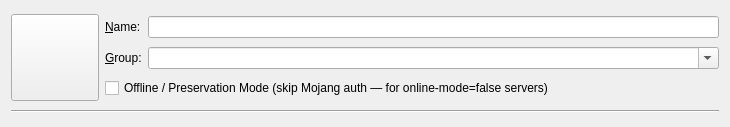
<?xml version="1.0" encoding="UTF-8"?>
<ui version="4.0">
 <class>NewInstanceDialog</class>
 <widget class="QDialog" name="NewInstanceDialog">
  <property name="windowModality">
   <enum>Qt::ApplicationModal</enum>
  </property>
  <property name="geometry">
   <rect>
    <x>0</x>
    <y>0</y>
    <width>730</width>
    <height>127</height>
   </rect>
  </property>
  <property name="windowTitle">
   <string>New Instance</string>
  </property>
  <property name="windowIcon">
   <iconset>
    <normaloff>:/icons/toolbar/new</normaloff>:/icons/toolbar/new</iconset>
  </property>
  <property name="modal">
   <bool>true</bool>
  </property>
  <layout class="QVBoxLayout" name="verticalLayout">
   <item>
    <layout class="QGridLayout" name="gridLayout_2">
     <item row="1" column="2">
      <widget class="QComboBox" name="groupBox">
       <property name="editable">
        <bool>true</bool>
       </property>
      </widget>
     </item>
     <item row="1" column="1">
      <widget class="QLabel" name="groupLabel">
       <property name="text">
        <string>&amp;Group:</string>
       </property>
       <property name="buddy">
        <cstring>groupBox</cstring>
       </property>
      </widget>
     </item>
     <item row="0" column="2">
      <widget class="QLineEdit" name="instNameTextBox">
       <property name="maxLength">
        <number>128</number>
       </property>
      </widget>
     </item>
     <item row="0" column="1">
      <widget class="QLabel" name="nameLabel">
       <property name="text">
        <string>&amp;Name:</string>
       </property>
       <property name="buddy">
        <cstring>instNameTextBox</cstring>
       </property>
      </widget>
     </item>
     <item row="0" column="0" rowspan="3">
      <widget class="QToolButton" name="iconButton">
       <property name="iconSize">
        <size>
         <width>80</width>
         <height>80</height>
        </size>
       </property>
      </widget>
     </item>
     <item row="2" column="1" colspan="2">
      <widget class="QCheckBox" name="skipAuthCheckBox">
       <property name="text">
        <string>Offline / Preservation Mode (skip Mojang auth — for online-mode=false servers)</string>
       </property>
       <property name="toolTip">
        <string>When enabled, this instance launches without contacting Mojang servers.
Works with online-mode=false servers and LAN play.
Does NOT work on servers that require authentication (online-mode=true).</string>
       </property>
      </widget>
     </item>
    </layout>
   </item>
   <item>
    <widget class="Line" name="line">
     <property name="orientation">
      <enum>Qt::Horizontal</enum>
     </property>
    </widget>
   </item>
  </layout>
 </widget>
 <tabstops>
  <tabstop>iconButton</tabstop>
  <tabstop>instNameTextBox</tabstop>
  <tabstop>groupBox</tabstop>
 </tabstops>
 <resources/>
 <connections/>
</ui>
